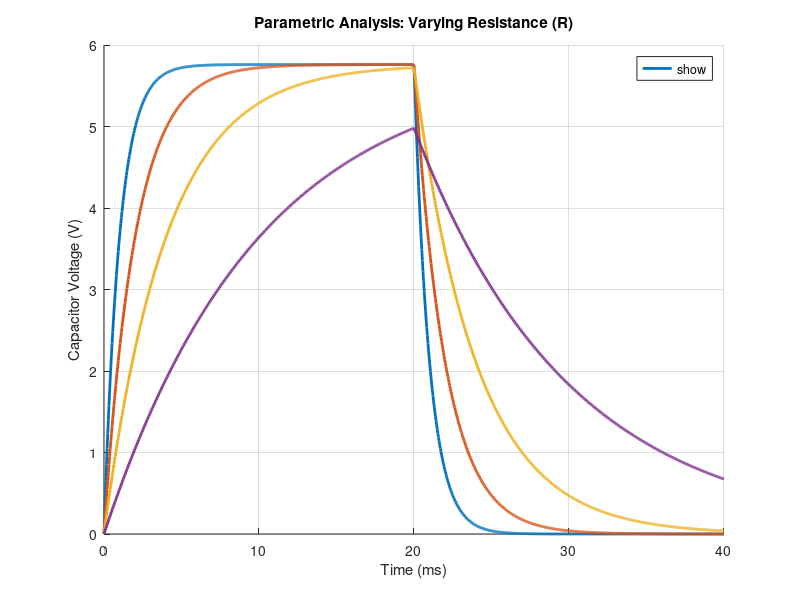

MATLAB code for this plot:
%% SC251: Parametric Analysis - Impact of Resistance (R)
clear; clc; close all;

% Parameters
C = 2e-6;              
Vm = 5.76;              
R_values = [500, 1000, 2000, 5000]; % Resistances to compare (Ohms)
t = linspace(0, 0.04, 1000);        % Time vector (40 ms)
T_pulse = 0.02;                     % Discharge start time (20 ms)

figure('Color', 'w'); hold on; grid on;

% 2. Simulation and Plotting Loop
for R = R_values
    tau = R * C; % Calculate time constant for each R [cite: 23]
    Vc = zeros(size(t));
    
    for j = 1:length(t)
        if t(j) < T_pulse
            % Charging Response [cite: 25]
            Vc(j) = Vm * (1 - exp(-t(j)/tau));
        else
            % Discharging Response [cite: 25]
            t_d = t(j) - T_pulse;
            V_initial = Vm * (1 - exp(-T_pulse/tau)); 
            Vc(j) = V_initial * exp(-t_d/tau);
        end
    end
    
    % Legend includes R and the calculated time constant
    plot(t*1000, Vc, 'LineWidth', 2, ...
        'DisplayName', sprintf('R = %d \\Omega, \\tau = %.1f ms', R, tau*1000));
end

% 3. Labeling
xlabel('Time (ms)');
ylabel('Capacitor Voltage (V)');
title('Parametric Analysis: Varying Resistance (R)');
legend('show', 'Location', 'northeast');
hold off;
